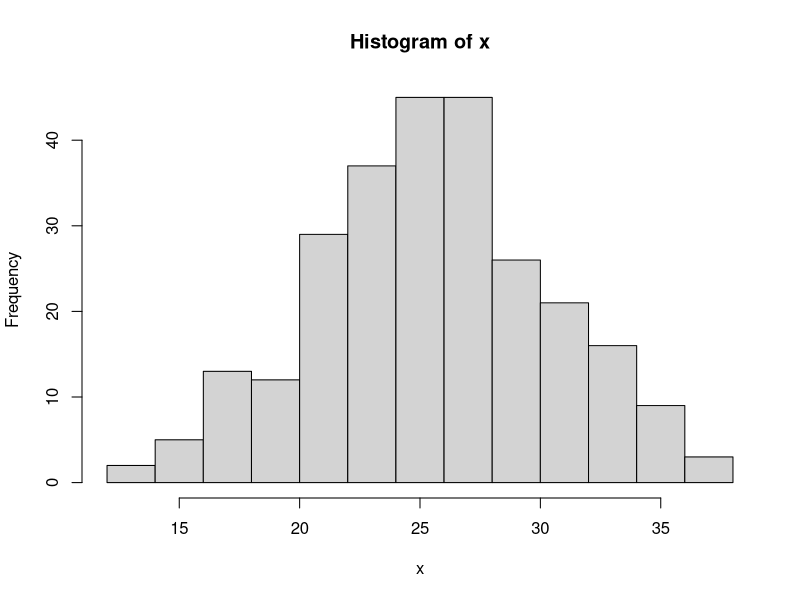
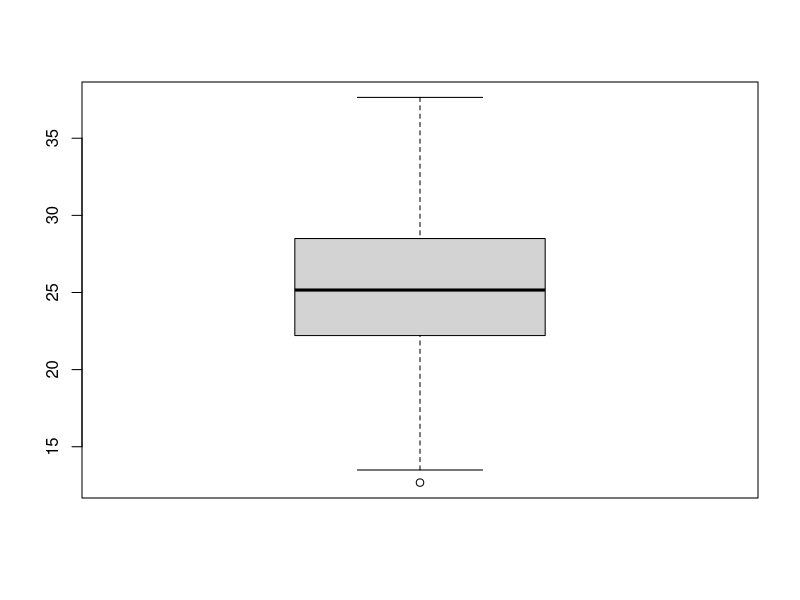
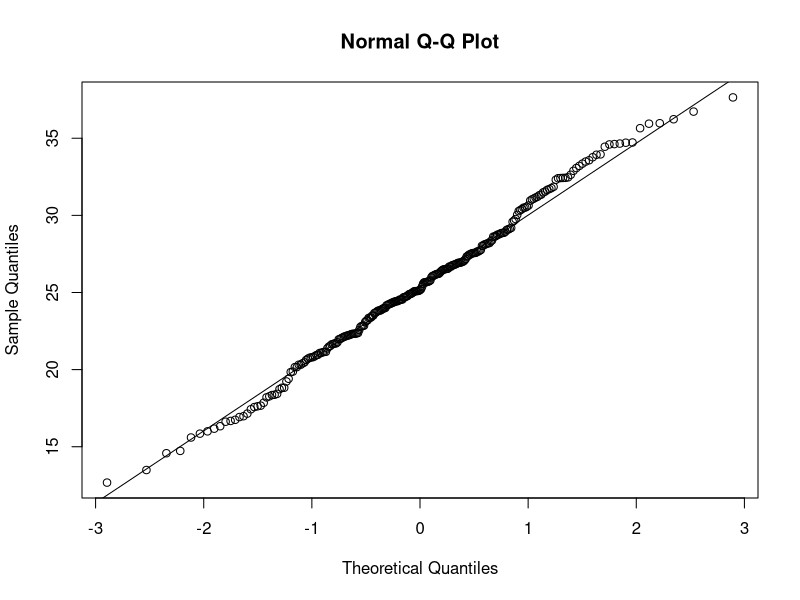
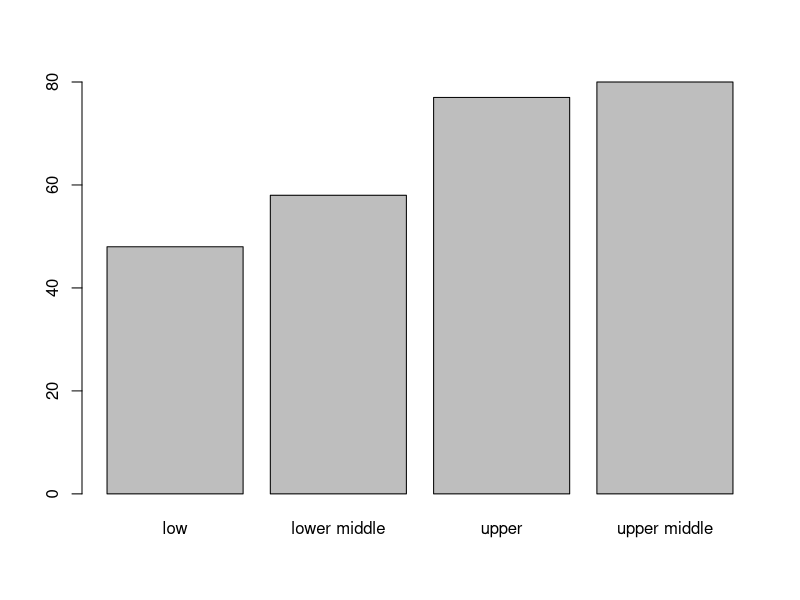
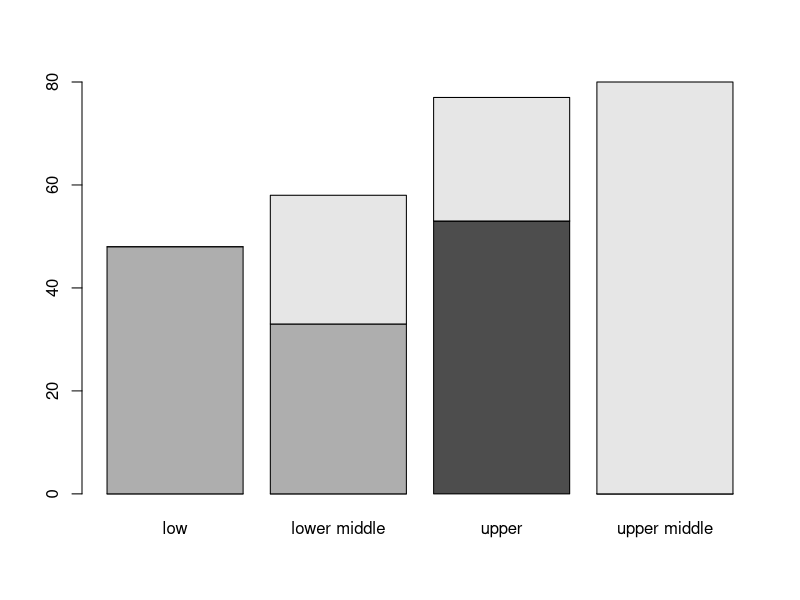
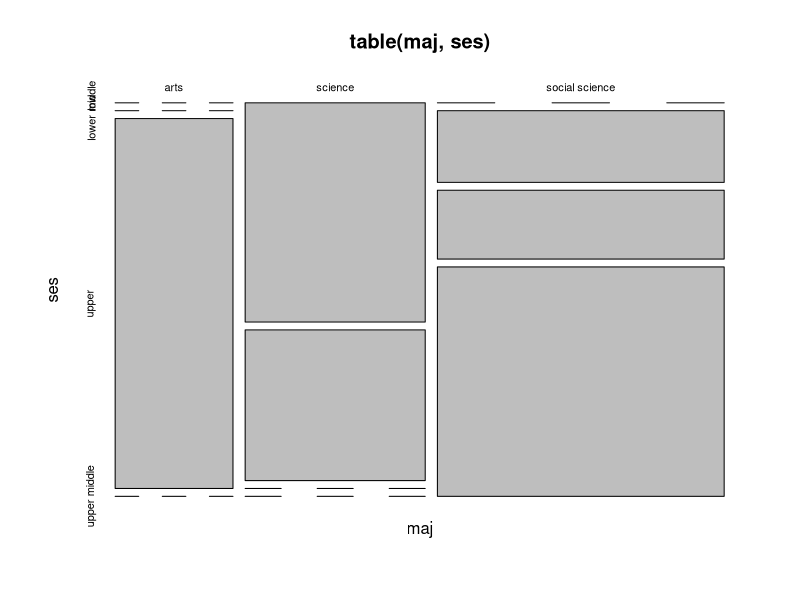
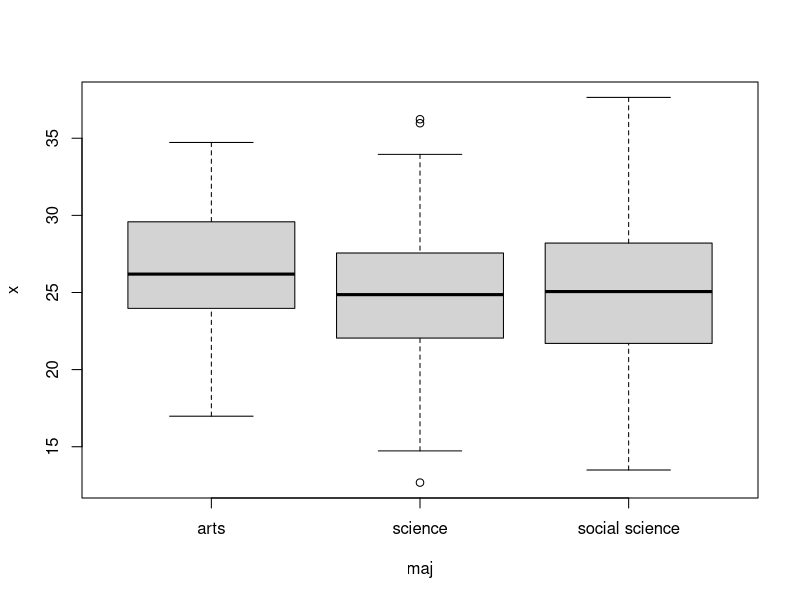
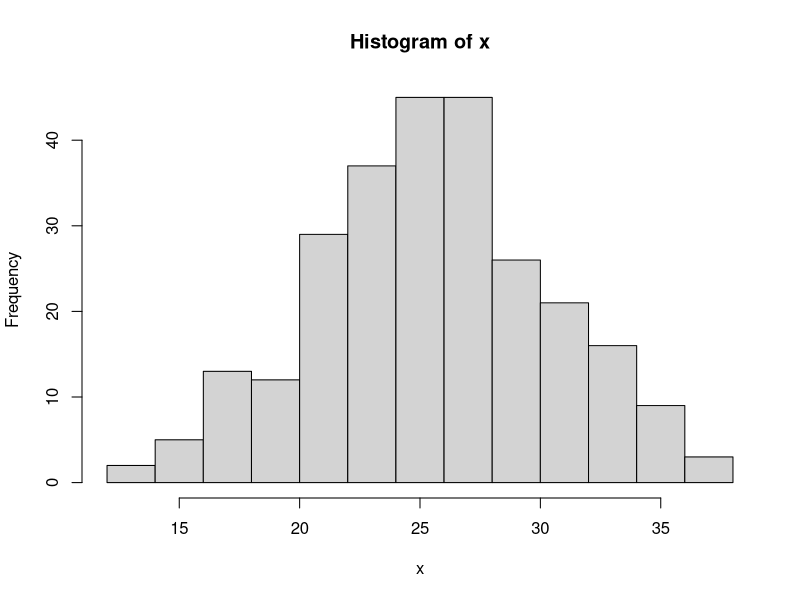

Generate these figures, in order, with R:
## ---- chunk 1
# Generate some random data
x = rnorm(263,25,5)
## ---- chunk 2
 library(e1071)  
## ---- chunk 3
summary(x) # most summary statitstics at once
mean(x) # na.rm = TRUE to get rid of NA values
median(x) # na.rm = TRUEto get rid of NA values
sd(x)# na.rm = TRUE to get rid of NA values'
range(x)
quantile(x)
quantile(x, c(.32, .57, .98)) #quantile(duration, c(.32, .57, .98)) 
IQR(x)   # apply the IQR function
skewness(x)
kurtosis(x)  
## ---- chunk 4
stem(x)
hist(x)
boxplot(x) # horizontal = TRUE for horizontal plot
qqnorm(x)
qqline(x) # for normal probability plot and straight line
## ---- chunk 5
# sample from x size number of elements without replacement (default)
# to sample with replacement replace = TRUE
sample(x, 30, replace = FALSE)
## ---- chunk 6
#
maj <-c(rep("science",81),rep("social science",129),rep("arts",53))
ses <-c(rep("low",48),rep("lower middle",58),rep("upper middle",80),rep("upper",77))
## ---- chunk 7
table(maj)
table(ses)
## ---- chunk 8
barplot(table(ses))
## ---- chunk 9
table(maj,ses)
## ---- chunk 10
barplot(table(maj,ses)) # beside = TRUE for side-by-side barplot # legend = TRUE to include a color legend 
mosaicplot(table(maj,ses))


## ---- chunk 11
by(x, maj, summary) # summary by group
by(x, maj, mean) # mean by group
# na.rm = TRUE to get rid of NA values
by(x, maj, sd) # sd by group na.rm = TRUE to get rid of NA values
## ---- chunk 12
boxplot(x ~ maj)
5
## ---- chunk 13
hist(x)
## ---- chunk 14
hist(x)
rug(x)
## ---- chunk 15

## ---- chunk 16

## ---- chunk 17
length(x) # number of elements or components
str(x)    # structure of an object 
class(x)  # class or type of an object (numeric, matrix, data frame, etc)
names(x)  # list the variable names in a data frame
dim(ses)    # number of rows and columns in a data frame
ls()      # list objects in the working environment
## ---- chunk 18

